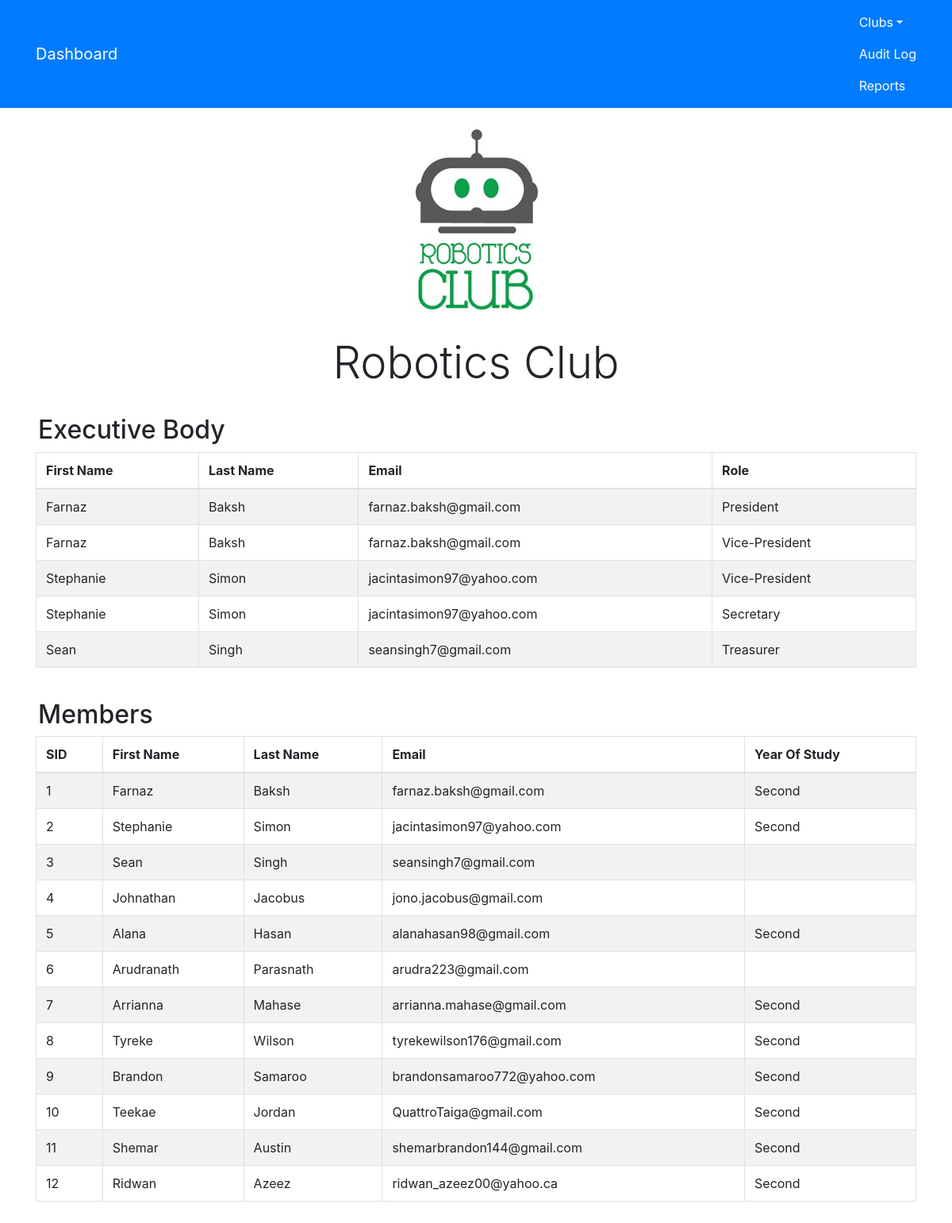
Screenshot of /robotics.php with the database file from the repository.
### tables this page shows
CREATE TABLE IF NOT EXISTS `aremembers` (
  `MID` int(2) NOT NULL AUTO_INCREMENT,
  `CID` int(2) NOT NULL,
  `SID` int(2) NOT NULL,
  `Role` enum('Member','President','Vice-President','Secretary','Treasurer','Event Coordinator') NOT NULL,
  PRIMARY KEY (`MID`),
  KEY `CID` (`CID`),
  KEY `SID` (`SID`)
);

CREATE TABLE IF NOT EXISTS `student` (
  `SID` int(2) NOT NULL AUTO_INCREMENT,
  `FirstName` varchar(30) NOT NULL,
  `LastName` varchar(30) NOT NULL,
  `Gender` enum('Male','Female') DEFAULT NULL,
  `DOB` date DEFAULT NULL,
  `USI` int(7) DEFAULT NULL,
  `Email` varchar(50) NOT NULL,
  `ContactNumber` varchar(12) DEFAULT NULL,
  `YearOfStudy` enum('First','Second','Third','Fourth') DEFAULT NULL,
  `FieldOfStudy` varchar(50) DEFAULT NULL,
  `AccessLevel` int(11) NOT NULL,
  `Username` varchar(100) NOT NULL,
  `Password` varchar(100) NOT NULL,
  `UserType` varchar(10) NOT NULL,
  PRIMARY KEY (`SID`),
  KEY `UserType` (`UserType`),
  KEY `AccessLevel` (`AccessLevel`)
);

### robotics.php (the view, shortened to what this page needs)
<html>
<head>
    <link rel="stylesheet" href="https://maxcdn.bootstrapcdn.com/bootstrap/4.0.0-alpha.6/css/bootstrap.min.css">
</head>
<body>
    <nav class="navbar navbar-light navbar-toggleable-md bg-primary">
        <div class="container">
          <a class="navbar-brand text-white" href="index.php">Dashboard</a>
              <ul class="navbar-nav">
                  <li class="nav-item dropdown">
                      <a class="nav-link dropdown-toggle text-white" data-toggle="dropdown" href="#">Clubs</a>
                  </li>
                  <li class="nav-item">
                      <a class="nav-link text-white" href="auditlog.php">Audit Log</a>
                  </li>
                  <li class="nav-item">
                      <a class="nav-link text-white" href="reports.php">Reports</a>
                  </li>
              </ul>
          </div>
    </nav>
    <br>
    <center><img src="img/roboticslogo.jpg" width="20%" /></center>
    <br>
    <h1 class="display-4 text-md-center">Robotics Club</h1>
    <br>
    <?php
    $db_host = 'localhost';
    $db_user = 'root';
    $db_pass = '';
    $db_name = 'csclubs';
    $conn = mysqli_connect($db_host, $db_user, $db_pass, $db_name);
    $sql = 'SELECT * FROM student INNER JOIN aremembers ON student.SID = aremembers.SID LIMIT 5';
    $query = mysqli_query($conn, $sql);
    ?>
    <h2 class="display-6 ml-5">Executive Body</h2>
    <div class="container">
      <table class="table table-striped table-bordered">
          <thead>
               <tr>
                  <th>First Name</th>
                  <th>Last Name</th>
                  <th>Email</th>
                  <th>Role</th>
              </tr>
          </thead>
    <tbody>
    <?php
    while ($row = mysqli_fetch_array($query))
    {
      echo '<tr>
          <td>'.$row['FirstName'].'</td>
          <td>'.$row['LastName'].'</td>
          <td>'.$row['Email'].'</td>
          <td>'.$row['Role'].'</td>
        </tr>';
    }?>
    </tbody>
    </table>
    </div>
    <br>
    <?php
    $db_host = 'localhost';
    $db_user = 'root';
    $db_pass = '';
    $db_name = 'csclubs';
    $conn = mysqli_connect($db_host, $db_user, $db_pass, $db_name);
    $sql = 'SELECT * FROM student';
    $query = mysqli_query($conn, $sql);
    ?>
    <h2 class="display-6 ml-5">Members</h2>
    <div class="container">
 	    <table class="table table-striped table-bordered">
 		      <thead>
 			         <tr>
                  <th>SID</th>
 				          <th>First Name</th>
                  <th>Last Name</th>
                  <th>Email</th>
                  <th>Year Of Study</th>
 			        </tr>
 		      </thead>
 		<tbody>
 		<?php
 		while ($row = mysqli_fetch_array($query))
 		{
 			echo '<tr>
 					<td>'.$row['SID'].'</td>
 					<td>'.$row['FirstName'].'</td>
 					<td>'.$row['LastName'].'</td>
          <td>'.$row['Email'].'</td>
 					<td>'.$row['YearOfStudy'].'</td>
 				</tr>';
 		}?>
 		</tbody>
 	</table>
    </div>
</body>
</html>

### rows the page displays
aremembers: SID.FirstName "Farnaz", SID.LastName "Baksh", SID.Email "farnaz.baksh@gmail.com", Role "President"
aremembers: SID.FirstName "Farnaz", SID.LastName "Baksh", SID.Email "farnaz.baksh@gmail.com", Role "Vice-President"
aremembers: SID.FirstName "Stephanie", SID.LastName "Simon", SID.Email "jacintasimon97@yahoo.com", Role "Vice-President"
aremembers: SID.FirstName "Stephanie", SID.LastName "Simon", SID.Email "jacintasimon97@yahoo.com", Role "Secretary"
aremembers: SID.FirstName "Sean", SID.LastName "Singh", SID.Email "seansingh7@gmail.com", Role "Treasurer"
student: SID "1", FirstName "Farnaz", LastName "Baksh", Email "farnaz.baksh@gmail.com", YearOfStudy "Second"
student: SID "2", FirstName "Stephanie", LastName "Simon", Email "jacintasimon97@yahoo.com", YearOfStudy "Second"
student: SID "3", FirstName "Sean", LastName "Singh", Email "seansingh7@gmail.com"
student: SID "4", FirstName "Johnathan", LastName "Jacobus", Email "jono.jacobus@gmail.com"
student: SID "5", FirstName "Alana", LastName "Hasan", Email "alanahasan98@gmail.com", YearOfStudy "Second"
student: SID "6", FirstName "Arudranath", LastName "Parasnath", Email "arudra223@gmail.com"
student: SID "7", FirstName "Arrianna", LastName "Mahase", Email "arrianna.mahase@gmail.com", YearOfStudy "Second"
student: SID "8", FirstName "Tyreke", LastName "Wilson", Email "tyrekewilson176@gmail.com", YearOfStudy "Second"
student: SID "9", FirstName "Brandon", LastName "Samaroo", Email "brandonsamaroo772@yahoo.com", YearOfStudy "Second"
student: SID "10", FirstName "Teekae", LastName "Jordan", Email "QuattroTaiga@gmail.com", YearOfStudy "Second"
student: SID "11", FirstName "Shemar", LastName "Austin", Email "shemarbrandon144@gmail.com", YearOfStudy "Second"
student: SID "12", FirstName "Ridwan", LastName "Azeez", Email "ridwan_azeez00@yahoo.ca", YearOfStudy "Second"
